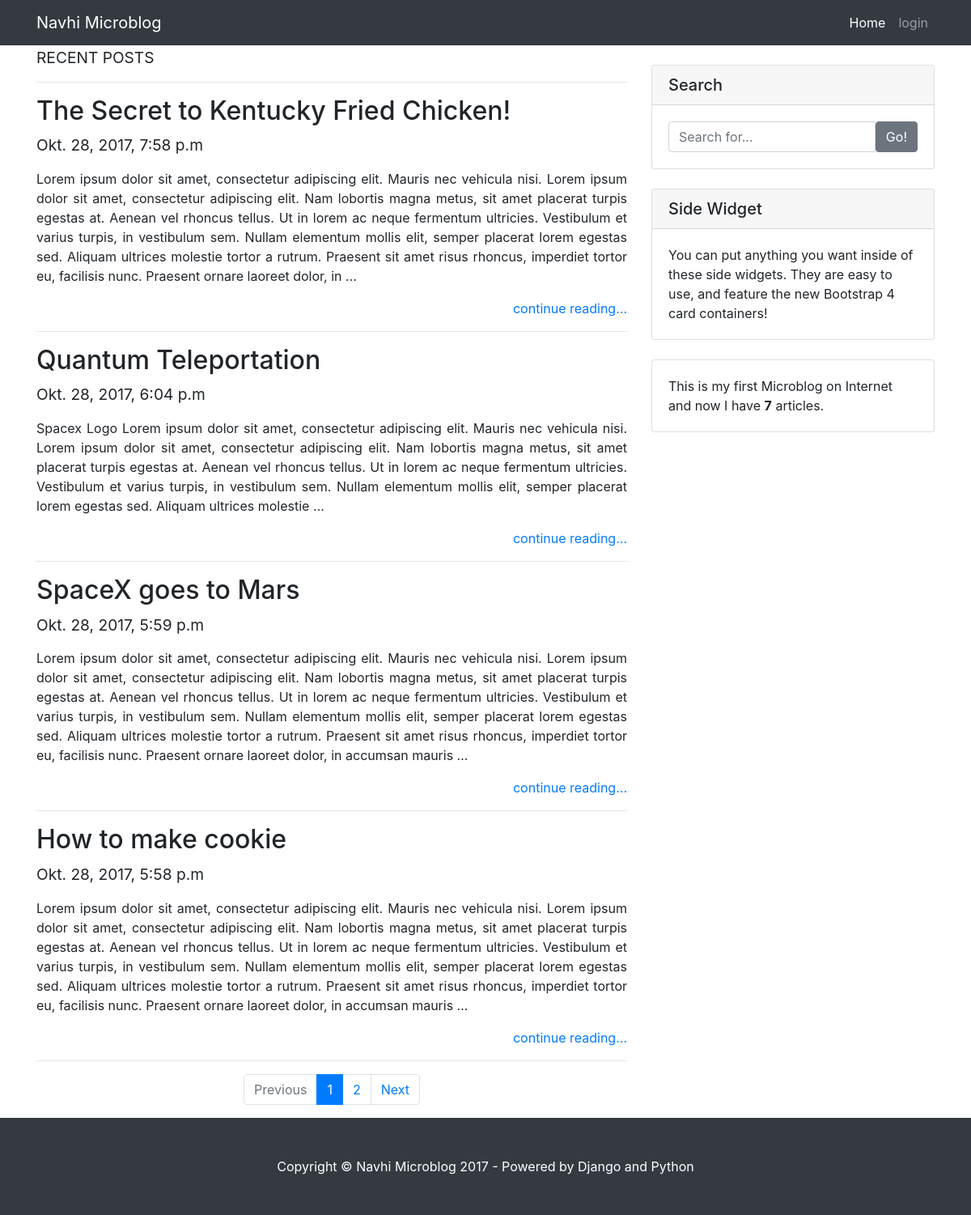
The page / on the database its author committed.
### microblog/models.py (models this page shows, shortened)
class Post(models.Model):
    STATUS_CHOICES = (
        ('draft', 'Draft'),
        ('published', 'Published'),
    )
    title = models.CharField(max_length=250)
    slug = models.SlugField(max_length=250,
                            unique_for_date='publish')
    author = models.ForeignKey(User)
    body = RichTextUploadingField('body')
    publish = models.DateTimeField(default=timezone.now)
    created = models.DateTimeField(auto_now_add=True)
    updated = models.DateTimeField(auto_now=True)
    status = models.CharField(max_length=10,
                              choices=STATUS_CHOICES,
                              default='draft')
    tags = TaggableManager()
    objects = models.Manager()
    published = PublishedManager()
    class Meta:
        ordering = ('-publish',)
    def get_absolute_url(self):
        return reverse('post_detail',
                        args=[self.publish.year,
                              self.publish.strftime('%m'),
                              self.publish.strftime('%d'),
                              self.slug])

### microblog/views.py (the view)
# urls.py: url(r'^$', views.PostListView.as_view(), name='post_list'),
class PostListView(ListView):
    queryset = Post.published.all()
    context_object_name = 'posts'
    paginate_by = 4
    template_name = 'microblog/post_list.html'

### microblog/models.py (called while the page is built)
    def get_queryset(self):
        return super(PublishedManager,
                     self).get_queryset()\
                    .filter(status='published').order_by('-created')

### microblog/templatetags/costume_tags.py (called while the page is built)
@register.simple_tag
def total_post():
    return Post.published.count()

### microblog/templates/microblog/post_list.html (shortened to what this page needs)
{% extends "base.html" %}
{% block content %}
<div class="col-lg-8 text-justify">
	<h4><small>RECENT POSTS</small></h4>
	<hr>
	{% for post in posts %}
		<h2>{{ post.title }}</h2>
		<h4><small> {{ post.created }}</small></h4>
		<p>{{ post.body|truncatewords:80|striptags|linebreaks }}</p>
		<p class="text-right">
			<a href="{{ post.get_absolute_url }}" class="text-right">
			continue reading...
			</a>
		</p>
		<hr>
	{% endfor %}
	{% if is_paginated %}
		<ul class="pagination justify-content-center">
			{% if page_obj.has_previous %}
				<li class="page-item">
					<a class="page-link" href="?page={{ page_obj.previous_page_number }}">Previous</a>
				</li>
			{% else %}
				<li class="page-item disabled">
					<a class="page-link" href="#" tabindex="-1">Previous</a>
				</li>
			{% endif %}
			{% for i in paginator.page_range %}
				{% if page_obj.number == i %}
					<li class="page-item active">
						<span class="page-link">
							{{ i }}
						</span>
					</li>
				{% else %}
					<li class="page-item">
						<a class="page-link" href="?page={{ i }}">{{ i }}</a>
					</li>
				{% endif %}
			{% endfor %}
			{% if page_obj.has_next %}
				<li class="page-item">
					<a class="page-link" href="?page={{ page_obj.next_page_number }}">Next</a>
				</li>
			{% else %}
				<li class="page-item disabled">
					<a class="page-link" href="#" tabindex="-1">Next</a>
				</li>
			{% endif %}
		</ul>
	{% endif %}
</div>
{% endblock %}

### microblog/static/css/microblog.css (style rules this page uses)
body { padding-top: 54px; }
@media (min-width: 992px) { body { padding-top: 56px; } }

### rows shown on the page
Post: title "The Secret to Kentucky Fried Chicken!", created "Okt. 28, 2017, 7:58 p.m", body "Lorem ipsum dolor sit amet, consectetur adipiscing elit. Mauris nec vehicula nisi. Lorem ipsum dolor sit amet, consectetur adipiscing elit. Nam lobortis magna metus, sit amet placerat turpis egestas at. Aenean vel rhoncus tellus. Ut in lorem ac neque fermentum ultricies. Vestibulum et varius turpis, in vestibulum sem. Nullam elementum mollis elit, semper placerat lorem egestas sed. Aliquam ultrices molestie tortor a rutrum. Praesent sit amet risus rhoncus, imperdiet tortor eu, facilisis nunc. Praesent ornare laoreet dolor, in …"
Post: title "Quantum Teleportation", created "Okt. 28, 2017, 6:04 p.m", body "Spacex Logo Lorem ipsum dolor sit amet, consectetur adipiscing elit. Mauris nec vehicula nisi. Lorem ipsum dolor sit amet, consectetur adipiscing elit. Nam lobortis magna metus, sit amet placerat turpis egestas at. Aenean vel rhoncus tellus. Ut in lorem ac neque fermentum ultricies. Vestibulum et varius turpis, in vestibulum sem. Nullam elementum mollis elit, semper placerat lorem egestas sed. Aliquam ultrices molestie …"
Post: title "SpaceX goes to Mars", created "Okt. 28, 2017, 5:59 p.m", body "Lorem ipsum dolor sit amet, consectetur adipiscing elit. Mauris nec vehicula nisi. Lorem ipsum dolor sit amet, consectetur adipiscing elit. Nam lobortis magna metus, sit amet placerat turpis egestas at. Aenean vel rhoncus tellus. Ut in lorem ac neque fermentum ultricies. Vestibulum et varius turpis, in vestibulum sem. Nullam elementum mollis elit, semper placerat lorem egestas sed. Aliquam ultrices molestie tortor a rutrum. Praesent sit amet risus rhoncus, imperdiet tortor eu, facilisis nunc. Praesent ornare laoreet dolor, in accumsan mauris …"
Post: title "How to make cookie", created "Okt. 28, 2017, 5:58 p.m", body "Lorem ipsum dolor sit amet, consectetur adipiscing elit. Mauris nec vehicula nisi. Lorem ipsum dolor sit amet, consectetur adipiscing elit. Nam lobortis magna metus, sit amet placerat turpis egestas at. Aenean vel rhoncus tellus. Ut in lorem ac neque fermentum ultricies. Vestibulum et varius turpis, in vestibulum sem. Nullam elementum mollis elit, semper placerat lorem egestas sed. Aliquam ultrices molestie tortor a rutrum. Praesent sit amet risus rhoncus, imperdiet tortor eu, facilisis nunc. Praesent ornare laoreet dolor, in accumsan mauris …"

### other values the page prints
{{ i }} "1"
{{ i }} "2"
